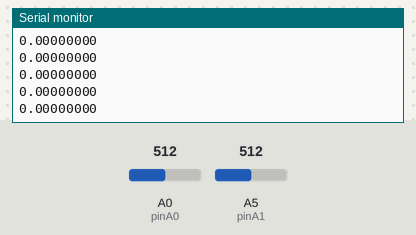
The sketch below on a simulated Arduino Uno, built with avr-gcc and run on an emulated ATmega328P. On the bench: the last lines printed to the serial monitor. The test bench sets the inputs (shaded band); at power-on: A0 (pinA0) = 512, A5 (pinA1) = 512. No radio packets arrive unless stated.

Above: at 1.2 s.
1.3 s: A0 (pinA0) set to 716
At 1.9 s:
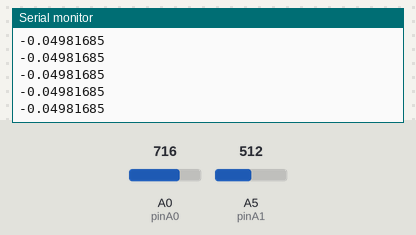
2.8 s: A5 (pinA1) set to 306
At 3.6 s:
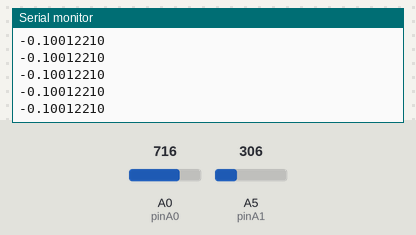
4.3 s: A0 (pinA0) set to 900
At 4.9 s:
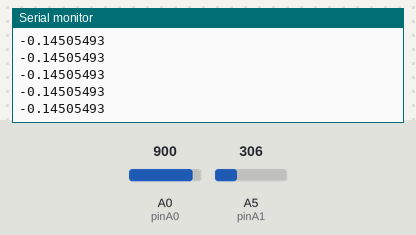
5.8 s: A5 (pinA1) set to 122
At 6.7 s:
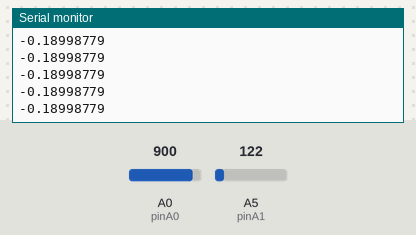
Timing chart, 0 to 8.3 s (numbered marks = the images above; inputs shaded):
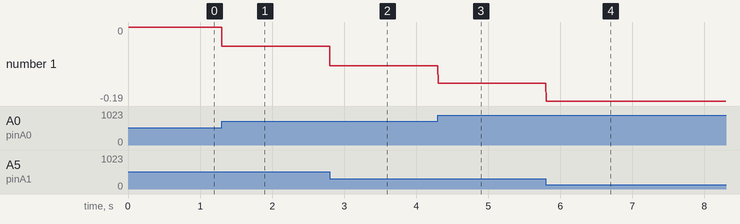

The sketch:

sampling_120_send.ino
```cpp
#include <SPI.h>
#include <nRF24L01.h>
#include <RF24.h>

RF24 radio(7, 8); // CE=7, CSN=8
const byte address[6] = "00001"; // 송수신 주소 설정

const int pinA0 = A0; // A0 핀: 브릿지의 한 쪽 전압
const int pinA1 = A5; // A1 핀: 브릿지의 다른 쪽 전압
const float Vin = 1; // 입력 전압 (5V)

unsigned long previousMillis = 0;  // 마지막 샘플링 시간
const long interval = 1000 / 240;  // 120Hz 샘플링 주기 (약 8.33ms)

void setup() {
  Serial.begin(1000000);  // 시리얼 모니터 초기화

  // ADC 레지스터를 직접 수정하여 12비트 해상도 설정
  ADMUX = (1 << MUX0);  // AREF = AVcc, 12비트 모드 설정
  ADCSRA |= (1 << ADPS2) | (1 << ADPS1) | (1 << ADPS0); // ADC 분주기 설정 (최적 분주기)

  // NRF24L01 초기화
  radio.begin();       // 라디오 초기화
  radio.openWritingPipe(address); // 수신부 주소 설정
  radio.setPALevel(RF24_PA_LOW);  // 낮은 출력 전력으로 설정
  radio.stopListening();  // 송신 모드 설정

  Serial.println("Transmitter Ready");
}

void loop() {
  unsigned long currentMillis = millis();

  // 120Hz 샘플링 주기를 맞추기 위한 코드
  if (currentMillis - previousMillis >= interval) {
    previousMillis = currentMillis;  // 마지막 샘플링 시간 업데이트

    // A0, A1에서 전압 읽기 (12비트 해상도)
    int rawA0 = analogRead(pinA0);  // A0에서 12비트 해상도로 값 읽기
    int rawA1 = analogRead(pinA1);  // A1에서 12비트 해상도로 값 읽기

    // 아날로그 값을 전압으로 변환 (0 ~ 4095 범위)
    float VoutPlus = (rawA1 / 4095.0) * Vin;  // 12비트 해상도
    float VoutMinus = (rawA0 / 4095.0) * Vin;
    // float VoutPlus = (rawA1 / 1024.0) * Vin;  // 12비트 해상도
    // float VoutMinus = (rawA0 / 1024.0) * Vin;

    // 출력 전압 차이 계산
    float Vout = VoutPlus - VoutMinus;
    // float Vout = VoutPlus;

    // Vout 값을 송신
    radio.write(&Vout, sizeof(Vout));  // Vout 송신

    // 시리얼로 Vout 출력
    Serial.println(Vout, 8);  // 소수점 8자리까지 출력
  }
}
```

Measured:
- after the input at 1.3 s, the serial monitor: prints a new line at once (image 1)
- after the input at 2.8 s, the serial monitor: prints a new line at once (image 2)
- after the input at 4.3 s, the serial monitor: prints a new line at once (image 3)
- after the input at 5.8 s, the serial monitor: prints a new line at once (image 4)
- plotted number 1: 0 → -0.05 after the input at 1.3 s, -0.05 → -0.1 after the input at 2.8 s, -0.1 → -0.15 after the input at 4.3 s, -0.15 → -0.19 after the input at 5.8 s
